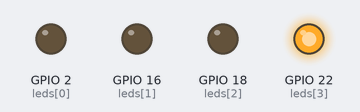
Recording of a sketch running on a simulated ESP32. Shown: output pins drawn as LEDs (lit = HIGH). Random numbers use the default seed unless the sketch sets one; what the sketch prints to the serial monitor is not drawn.

Above: at 0.1 s.
At 5.25 s:
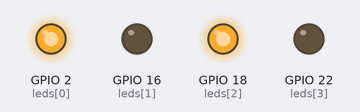
At 10.25 s:
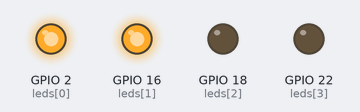
At 20.25 s:
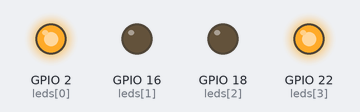
At 28.25 s:
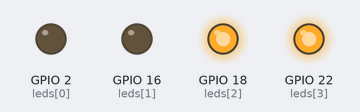
At 39.75 s:
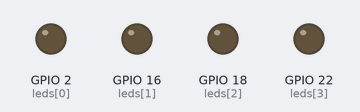
Timing chart, 0 to 40.0 s (numbered marks = the images above):
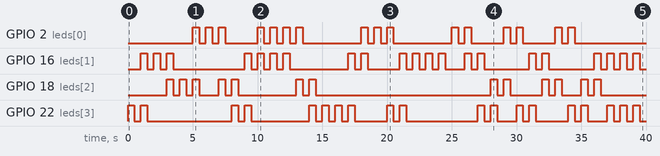

The sketch:

Pr_tica_08.ino
```cpp
//Pinagem
int leds[]={2, 16, 18, 22};
int bts[]={23, 19, 17, 4};
int q1 [24];
int q2 [24];

String labels[]={"Azul", "Amarelo", "Verde", "Vermelho"};
QueueHandle_t queue;
static SemaphoreHandle_t mutex;


void TaskGer(void *parameters) {
  // Loop forever
  Serial.println("Entrei na TaskGer ");
  while (1) {
    if (xSemaphoreTake(mutex, 0) == pdTRUE) {
      for (int i = 0; i < 24; i++) {
        q1[i]=random(4);
        digitalWrite(leds[q1[i]],1);
        delay(500);
        digitalWrite(leds[q1[i]],0);
        delay(500);
        xQueueSend(queue, &q1[i], portMAX_DELAY);
        xSemaphoreGive(mutex);
      }
    }
    vTaskDelay(1000/ portTICK_RATE_MS);
  }
}

void TaskRecebe(void *parameters) {
  // Loop forever
  Serial.println("Entrei na TaskRecebe");
  while (1) {
    if (xSemaphoreTake(mutex, 0) == pdTRUE) {
      for(int j = 0; j<24; j++){
        xQueueReceive(queue, &q2[j], portMAX_DELAY);
        digitalWrite(leds[q2[j]],1);
        delay(500);
        digitalWrite(leds[q2[j]],0);
        delay(500);
        xSemaphoreGive(mutex);
     }
    }
    vTaskDelay(1000/ portTICK_RATE_MS);
  }
}


void setup() {
  queue = xQueueCreate(24, sizeof(int));
  if (queue == 0) {
    printf("Failed to create queue= %p\n", queue);
  }
  Serial.begin(115200);
  Serial.println("Simon");
  mutex = xSemaphoreCreateMutex();

  for (int i=0; i<4 ; i++){
    pinMode(leds[i], OUTPUT);
    pinMode(bts[i], INPUT_PULLUP);
  }
  xTaskCreatePinnedToCore(TaskGer, "TaskGer", 1024, NULL, 1, NULL, 0);
  xTaskCreatePinnedToCore(TaskRecebe, "TaskRecebe", 1024, NULL, 1, NULL, 1);
  //xTaskCreatePinnedToCore(Task, "Task", 1024, NULL, 1, NULL, 1);
}

void loop() {
}
```

Measured:
- by itself, GPIO 2 (leds[0]): LOW → HIGH at 5.0 s, → LOW 0.50 s later, → HIGH 0.50 s later, → LOW 0.50 s later, … (32 changes in this stretch)
- by itself, GPIO 16 (leds[1]): LOW → HIGH at 1.0 s, → LOW 0.50 s later, → HIGH 0.50 s later, → LOW 0.50 s later, … (42 changes in this stretch)
- by itself, GPIO 18 (leds[2]): LOW → HIGH at 3.0 s, → LOW 0.50 s later, → HIGH 0.50 s later, → LOW 0.50 s later, … (26 changes in this stretch)
- by itself, GPIO 22 (leds[3]): LOW → HIGH at 0.00 s, → LOW 0.50 s later, → HIGH 0.50 s later, → LOW 0.50 s later, … (38 changes in this stretch)
